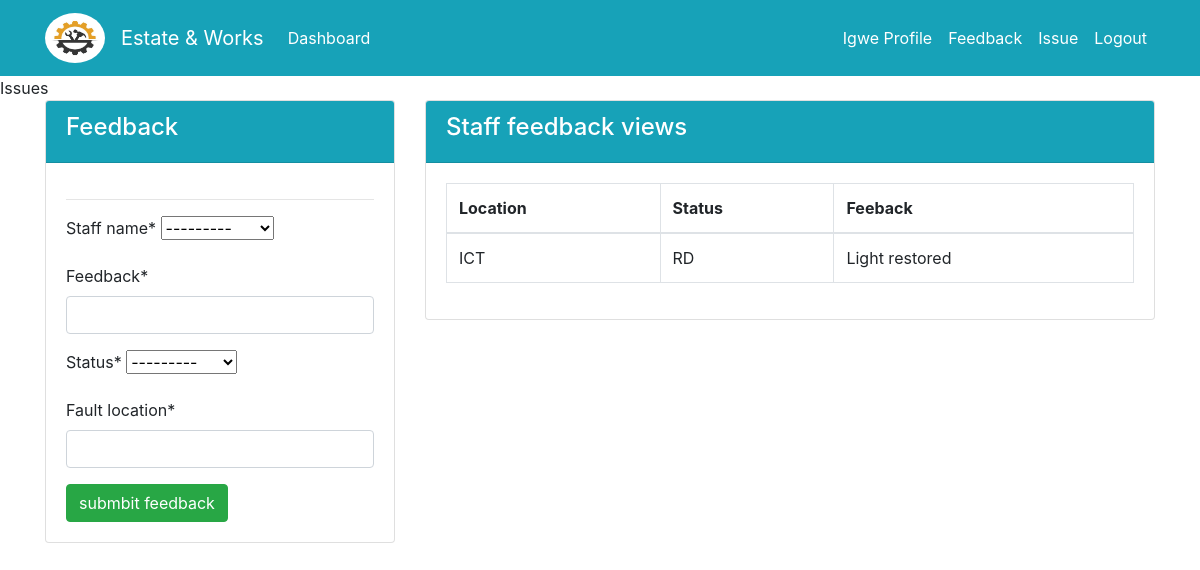
The page /dashboard/feedback/ (signed in) on the database as committed earlier.
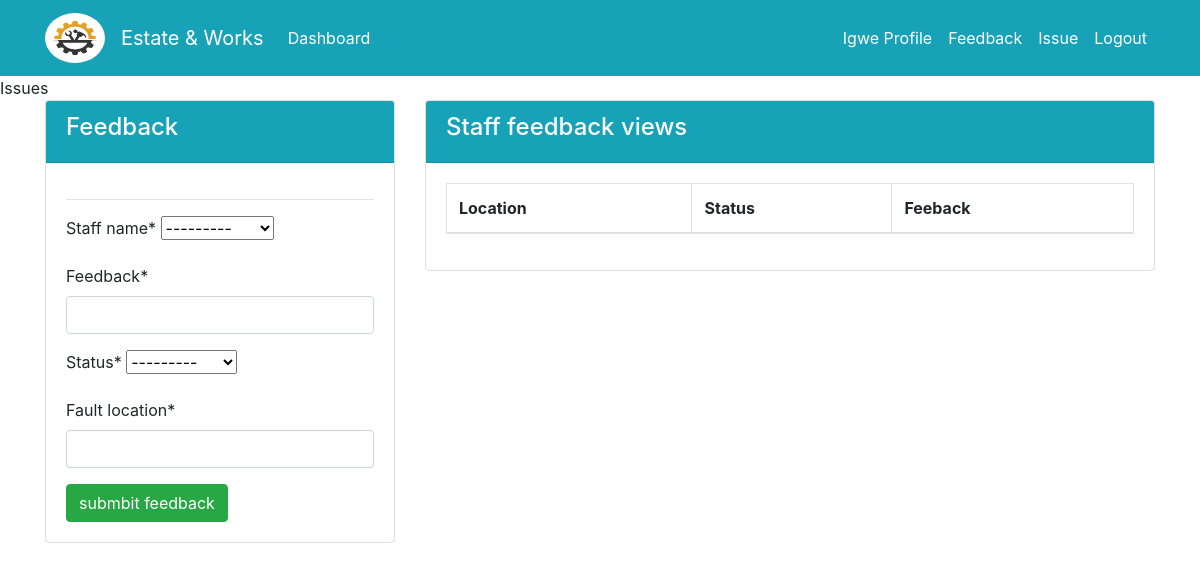
The same page on the database as committed later.
### dashboard/models.py (models this page shows)
class UserFeedback(models.Model):
    staff_name = models.ForeignKey(User, on_delete=models.CASCADE, null=True)
    fault_location = models.CharField(max_length=50, null=True)
    status = models.CharField(max_length=10, choices=STATUS, null=True)
    feedback = models.CharField(max_length=100, null=True)

### dashboard/views.py (the view)
# urls.py: path('dashboard/feedback/', views.issueFeedback, name='dashboard-feedback'),
def issueFeedback(request):
    report = UserFeedback.objects.all()
    if request.method == 'POST':
        form = UserFeedBackForm(request.POST)
        if form.is_valid():
            form.save()
            return redirect('dashboard-index')
    else:
        form = UserFeedBackForm()
    context = {
        'report': report,
        'form': form,
        }
    return render(request, "dashboard_template/feedback.html", context)

### dashboard/forms.py
class UserFeedBackForm(forms.ModelForm):
    class Meta:
        model = UserFeedback
        fields= ['staff_name', 'feedback', 'status', 'fault_location']

### templates/dashboard_template/feedback.html
{% include "partials/navitems.html" %} {% block title %} Issues {% endblock %}
{% load crispy_forms_tags %} {% block content %}
<div class="container">
  <div class="row">
    <div class="col-4">
      <div class="card">
        <div class="card-header bg-info text-white"><h4>Feedback</h4></div>
        <div class="card-body">
          <hr />
          <form method="post">
            {% csrf_token %} {{form|crispy}}
            <input
              type="submit"
              value="submbit feedback"
              class="btn btn-success"
            />
          </form>
        </div>
      </div>
    </div>
    <div class="col">
      <div class="card">
        <div class="card-header bg-info text-white">
          <h4>Staff feedback views</h4>
        </div>
        <div class="card-body">
          <table class="table table-bordered">
            <thead>
              <tr>
                <th scope="row">Location</th>
                <th scope="row">Status</th>
                <th scope="row">Feeback</th>
              </tr>
            </thead>
            <tbody>
              {% for report in report %}
              {% if report.staff_name == user %}
              <tr>
                <td>{{report.fault_location}}</td>
                <td>{{report.status}}</td>
                <td>{{report.feedback}}</td>
              </tr>
              {% endif %}
              {% endfor %}
            </tbody>
        </div>
      </div>
    </div>
  </div>
</div>
{% endblock %}

Rows that differ between the two databases and show on the page:
removed UserFeedback: fault_location "ICT", status "RD", feedback "Light restored"
